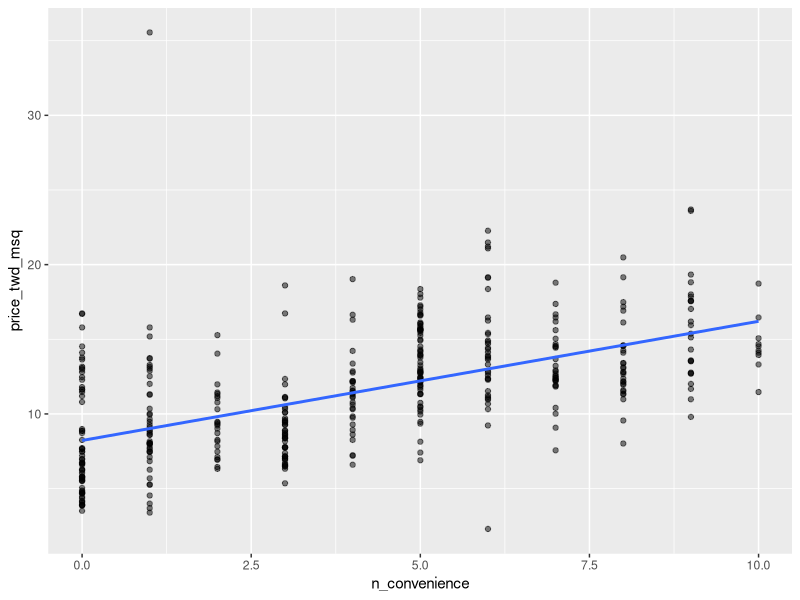
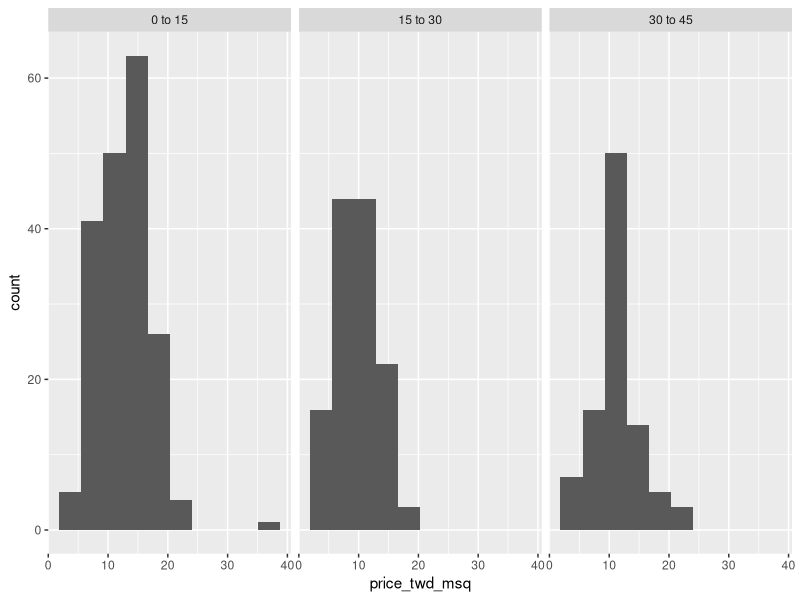
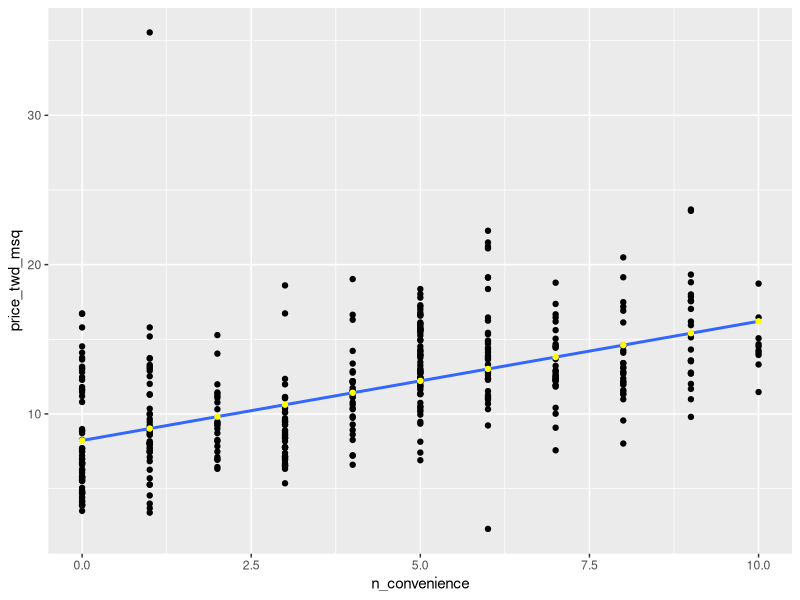
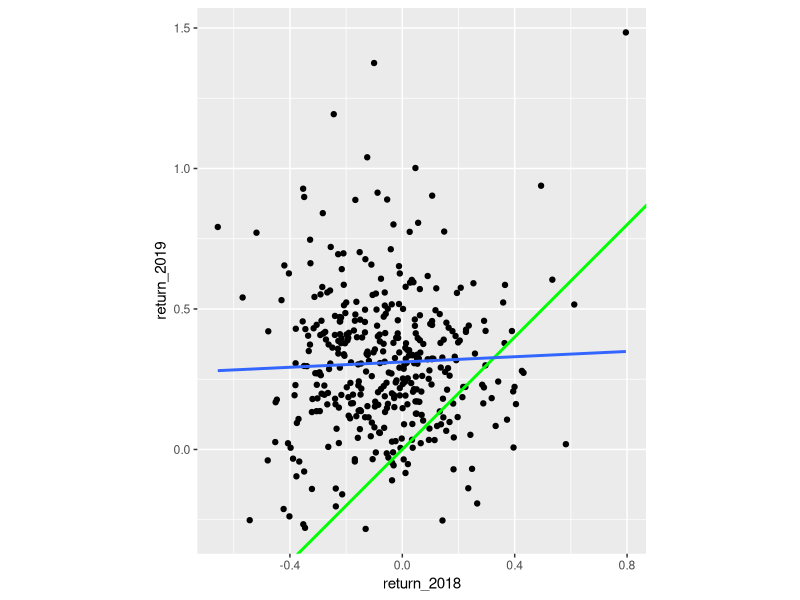
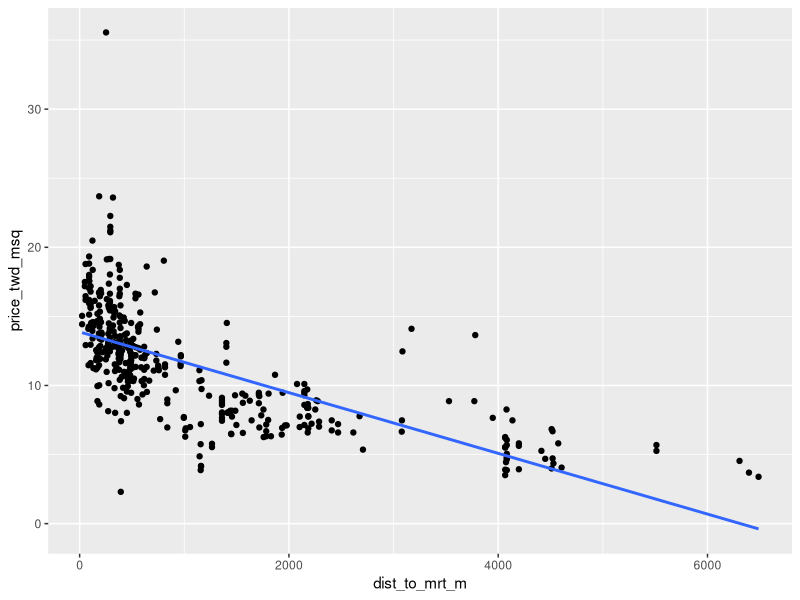
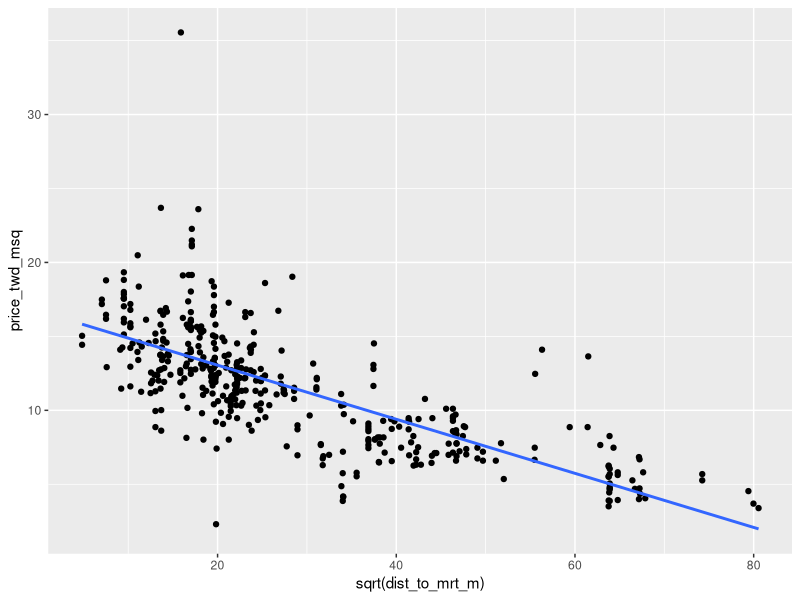
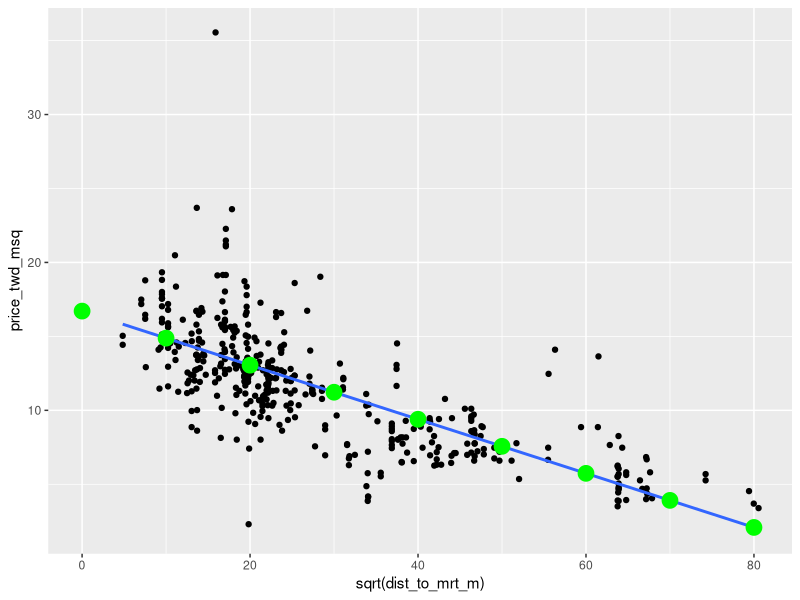
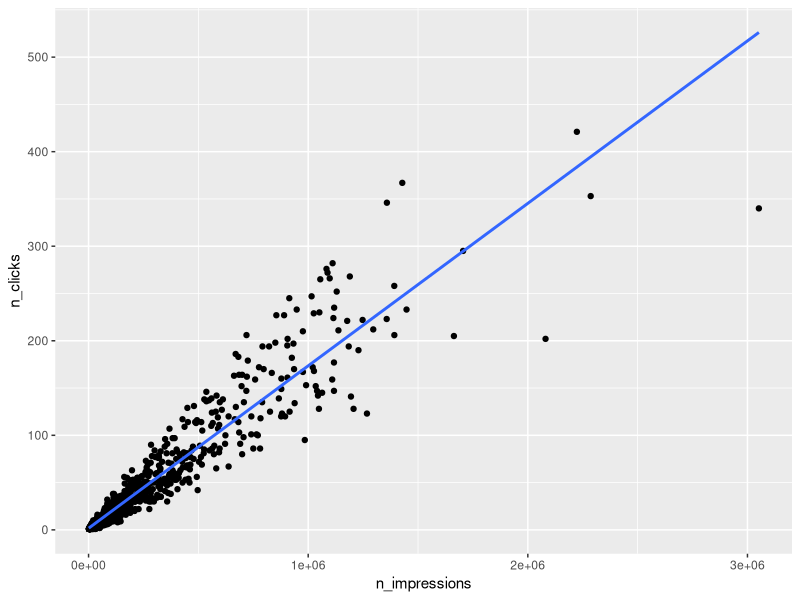

The R script that drew these images, in order:
## ---- chunk 1
library(tidyverse)
library(broom)
## ---- chunk 2
taiwan_real_estate <- read_csv("taiwan_real_estate.csv")
sp500_yearly_returns <- read_csv("sp500_yearly_returns.csv")

ad_conversion <- read_csv("ad_conversion.csv")

churn <- read_csv("churn.csv")

## ---- chunk 3
taiwan_real_estate %>%
ggplot(aes(n_convenience, price_twd_msq))+
geom_point(alpha=0.5)+
  geom_smooth(method="lm", se=FALSE)
## ---- chunk 4
# Run a linear regression of price_twd_msq vs. n_convenience
lm(price_twd_msq~n_convenience, taiwan_real_estate)
## ---- chunk 5
# Using taiwan_real_estate, plot price_twd_msq
taiwan_real_estate %>% ggplot(aes(price_twd_msq)) +
  # Make it a histogram with 10 bins
  geom_histogram(bins=10) +
  # Facet the plot so each house age group gets its own panel
  facet_wrap(vars(house_age_years))
## ---- chunk 6
summary_stats <- taiwan_real_estate %>% 
  # Group by house age
  group_by(house_age_years) %>% 
  # Summarize to calculate the mean house price/area
  summarise(mean_by_group = mean(price_twd_msq))

# See the result
summary_stats
## ---- chunk 7
# Run a linear regression of price_twd_msq vs. house_age_years
mdl_price_vs_age <- lm(price_twd_msq~house_age_years, taiwan_real_estate)

# See the result
mdl_price_vs_age


#---------------------------------

# Update the model formula to remove the intercept
mdl_price_vs_age_no_intercept <- lm(
  price_twd_msq ~ house_age_years+0, 
  data = taiwan_real_estate
)

# See the result
mdl_price_vs_age_no_intercept
## ---- chunk 8
taiwan_real_estate


mdl_price_vs_conv <- lm(formula = price_twd_msq ~ n_convenience, data = taiwan_real_estate)



# Create a tibble with n_convenience column from zero to ten
explanatory_data <- tibble(n_convenience = 0:10)
explanatory_data
# Use mdl_price_vs_conv to predict with explanatory_data
prediction_data <- explanatory_data %>% 
  mutate(
    price_twd_msq = predict(mdl_price_vs_conv, explanatory_data)
  )

# See the result
prediction_data
## ---- chunk 9
# Add to the plot
ggplot(taiwan_real_estate, aes(n_convenience, price_twd_msq)) +
  geom_point() +
  geom_smooth(method = "lm", se = FALSE) +
  # Add a point layer of prediction data, colored yellow
  geom_point(data = prediction_data,
color = "yellow")
## ---- chunk 10
# Get the model coefficients of mdl_price_vs_conv
coefficients(mdl_price_vs_conv)

# Get the fitted values of mdl_price_vs_conv
fitted(mdl_price_vs_conv)

# Get the residuals of mdl_price_vs_conv
residuals(mdl_price_vs_conv)

# Print a summary of mdl_price_vs_conv
summary (mdl_price_vs_conv)
## ---- chunk 11
# Get the coefficients of mdl_price_vs_conv
coeffs <- coefficients(mdl_price_vs_conv)

# Get the intercept
intercept <- coeffs[1]

# Get the slope
slope <- coeffs[2]

explanatory_data %>% 
  mutate(
    # Manually calculate the predictions
    price_twd_msq = slope*n_convenience+intercept
  )

# Compare to the results from predict()
predict(mdl_price_vs_conv, explanatory_data)
## ---- chunk 12
# Get the coefficient-level elements of the model
tidy(mdl_price_vs_conv)

# Get the observation-level elements of the model
augment(mdl_price_vs_conv)

# Get the model-level elements of the model
glance(mdl_price_vs_conv)
## ---- chunk 13
# Using sp500_yearly_returns, plot return_2019 vs. return_2018
sp500_yearly_returns %>% ggplot(aes(return_2018, return_2019)) +
  # Make it a scatter plot
  geom_point() +
  # Add a line at y = x, colored green, size 1
  geom_abline(color = "green", size = 1) +
  # Add a linear regression trend line, no std. error ribbon
  geom_smooth(method="lm", se=FALSE) +
  # Fix the coordinate ratio
  coord_fixed()
## ---- chunk 14
# Run a linear regression on return_2019 vs. return_2018
# using sp500_yearly_returns
mdl_returns <- lm(return_2019~return_2018, sp500_yearly_returns)

# See the result
mdl_returns

#-----------------------------------------
# Create a data frame with return_2018 at -1, 0, and 1 
explanatory_data <- tibble(return_2018=-1:1)



# Use mdl_returns to predict with explanatory_data
predict(mdl_returns, explanatory_data)


## ---- chunk 15
# Run the code to see the plot
# Edit so x-axis is square root of dist_to_mrt_m
ggplot(taiwan_real_estate, aes(dist_to_mrt_m, price_twd_msq)) +
  geom_point() +
  geom_smooth(method = "lm", se = FALSE)
## ---- chunk 16
# Run the code to see the plot
# Edit so x-axis is square root of dist_to_mrt_m
ggplot(taiwan_real_estate, aes(sqrt(dist_to_mrt_m), price_twd_msq)) +
  geom_point() +
  geom_smooth(method = "lm", se = FALSE)
## ---- chunk 17
# Run a linear regression of price_twd_msq vs. 
# square root of dist_to_mrt_m using taiwan_real_estate
mdl_price_vs_dist <- lm(price_twd_msq~sqrt(dist_to_mrt_m), taiwan_real_estate)

# See the result
mdl_price_vs_dist
## ---- chunk 18
# From previous step
mdl_price_vs_dist <- lm(
  price_twd_msq ~ sqrt(dist_to_mrt_m), 
  data = taiwan_real_estate
)

# Use this explanatory data
explanatory_data <- tibble(
  dist_to_mrt_m = seq(0, 80, 10) ^ 2
)

# Use mdl_price_vs_dist to predict explanatory_data
prediction_data <- explanatory_data %>%
mutate(
  price_twd_msq= predict(mdl_price_vs_dist,explanatory_data)



)
# See the result
prediction_data


ggplot(taiwan_real_estate, aes(sqrt(dist_to_mrt_m), price_twd_msq)) +
  geom_point() +
  geom_smooth(method = "lm", se = FALSE) +
  # Add points from prediction_data, colored green, size 5
  geom_point(data=prediction_data, color = "green", size= 5)


## ---- chunk 19
# Run the code to see the plot
# Edit to raise x, y aesthetics to power 0.25
ggplot(ad_conversion, aes(n_impressions, n_clicks)) +
  geom_point() +
  geom_smooth(method = "lm", se = FALSE)
## ---- chunk 20
# Run the code to see the plot
# Edit to raise x, y aesthetics to power 0.25
ggplot(ad_conversion, aes(n_impressions^0.25, n_clicks^0.25)) +
  geom_point() +
  geom_smooth(method = "lm", se = FALSE)
## ---- chunk 21
# From previous steps
mdl_click_vs_impression <- lm(
  I(n_clicks ^ 0.25) ~ I(n_impressions ^ 0.25),
  data = ad_conversion
)
explanatory_data <- tibble(
  n_impressions = seq(0, 3e6, 5e5)
)
prediction_data <- explanatory_data %>% 
  mutate(
    n_clicks_025 = predict(mdl_click_vs_impression, explanatory_data),
    n_clicks = n_clicks_025 ^ 4
  )

ggplot(ad_conversion, aes(n_impressions ^ 0.25, n_clicks ^ 0.25)) +
  geom_point() +
  geom_smooth(method = "lm", se = FALSE) +
  # Add points from prediction_data, colored green
  geom_point(data=prediction_data,  color="green")
## ---- chunk 22
# Print a summary of mdl_click_vs_impression
summary(mdl_click_vs_impression)

#--------------------

# Get coeff of determination for mdl_click_vs_impression_orig
mdl_click_vs_impression %>% 
  # Get the model-level details
  glance() %>%
 
  # Pull out r.squared
  pull(r.squared)

## ---- chunk 23
# Get RSE for mdl_click_vs_impression
mdl_click_vs_impression %>% 
  # Get the model-level details
  glance() %>% 
  # Pull out sigma
  pull(sigma)
## ---- chunk 24
# Using churn, plot time_since_last_purchase
ggplot(churn, aes(time_since_last_purchase)) +
  # as a histogram with binwidth 0.25
  geom_histogram(binwidth=0.25) +
  # faceted in a grid with has_churned on each row
  facet_grid(vars(has_churned))


# Redraw the plot with time_since_first_purchase

ggplot(churn, aes(time_since_first_purchase)) +
  geom_histogram(binwidth=0.25) +
   facet_grid(vars(has_churned))
## ---- chunk 25
# Using churn plot has_churned vs. time_since_first_purchase
churn %>% ggplot(aes(time_since_first_purchase, has_churned)) +
  # Make it a scatter plot
  geom_point() +
  # Add an lm trend line, no std error ribbon, colored red
  geom_smooth(method="lm", se=FALSE, color="red")+

# Add a glm trend line, no std error ribbon, binomial family
  geom_smooth(method = "glm", se = FALSE,method.args = list(family = binomial))

## ---- chunk 26
# Fit a logistic regression of churn vs. 
# length of relationship using the churn dataset
mdl_churn_vs_relationship <- glm(has_churned~time_since_first_purchase, data=churn, family = binomial)

# See the result
mdl_churn_vs_relationship
## ---- chunk 27
# Fit a logistic regression of churn vs. 
# length of relationship using the churn dataset
mdl_churn_vs_relationship <- glm(has_churned~time_since_first_purchase, data=churn, family = binomial)

# See the result
mdl_churn_vs_relationship
